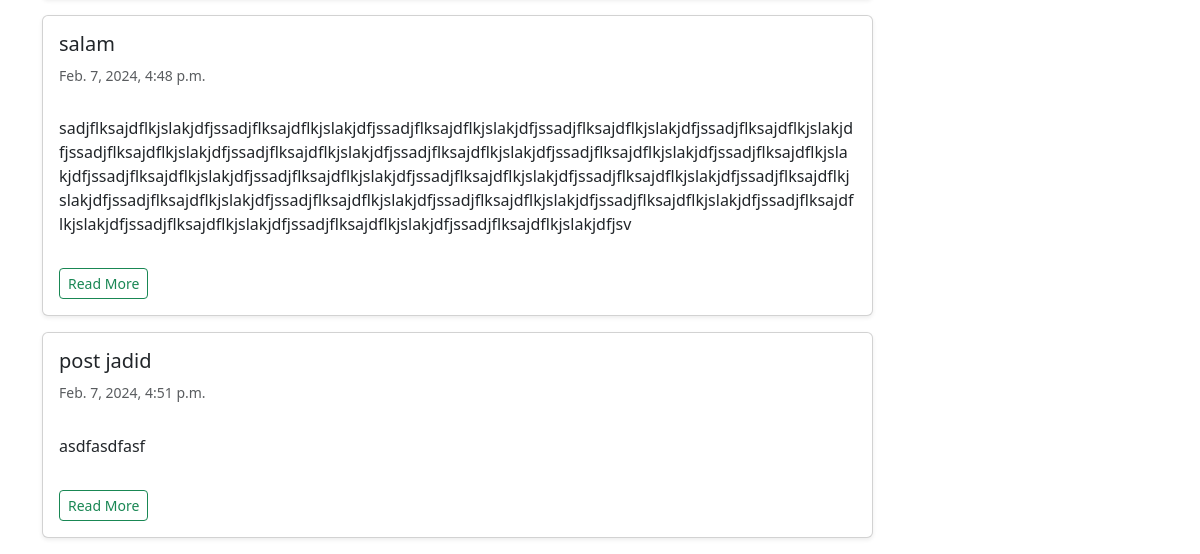
The app's page / (lower part), older data.
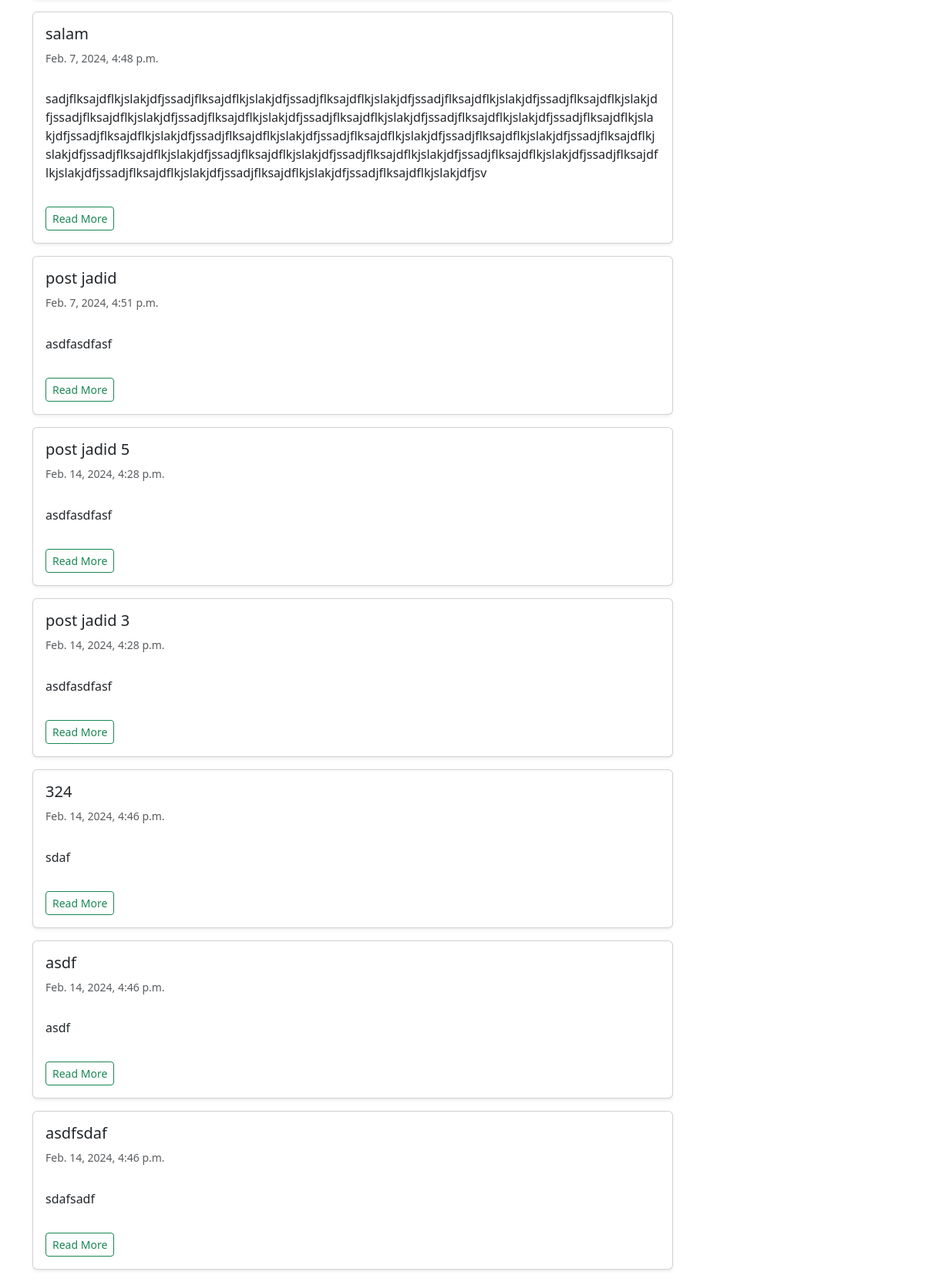
The same page, newer data.
### blog/models.py (models this page shows, shortened)
class BlogPost(models.Model):
    STATUS_CHOICES = (
        ('p', 'published'),
        ('d', 'draft'),
    )
    title = models.CharField(max_length=100)
    text = models.TextField()
    datetime_created = models.DateTimeField(auto_now_add=True)
    datetime_modified = models.DateTimeField(auto_now=True)
    status = models.CharField(max_length=1, choices=STATUS_CHOICES)
    author = models.ForeignKey('auth.User', on_delete=models.CASCADE)
    tag = models.CharField(max_length=100, default='original')

### blog/views.py (the view)
# urls.py: path('', views.AllPosts.as_view(), name='home'),
class AllPosts(generic.ListView):
    model = BlogPost
    template_name = 'posts_list.html'
    context_object_name = 'posts'

### blog/templates/posts_list.html (shortened to what this page needs)
{% extends 'base.html' %}
{% block content %}
{% for post in posts %}
<div class="card shadow-sm my-3">
    <div class="card-body">
        <h5 class="card-title">{{ post.title }}</h5>
        <h6 class="card-subtitle mb-2 text-muted small py-2">{{ post.datetime_created }}</h6>
        <p class="card-text py-3" style="text-align: justify;">
            {{ post.text|linebreaksbr|truncatechars:600|lower }}
        </p>
        <a href="{% url "detail" post.id %}">
            <div class="btn btn-sm btn-outline-success">Read More</div>
        </a>
    </div>
</div>
{% endfor %}
{% endblock content %}

Row changes from the older to the newer data that the page shows:
added BlogPost: title "post jadid 5", datetime_created "Feb. 14, 2024, 4:28 p.m.", text "asdfasdfasf"
added BlogPost: title "post jadid 3", datetime_created "Feb. 14, 2024, 4:28 p.m.", text "asdfasdfasf"
added BlogPost: title "324", datetime_created "Feb. 14, 2024, 4:46 p.m.", text "sdaf"
added BlogPost: title "asdf", datetime_created "Feb. 14, 2024, 4:46 p.m.", text "asdf"
added BlogPost: title "asdfsdaf", datetime_created "Feb. 14, 2024, 4:46 p.m.", text "sdafsadf"
